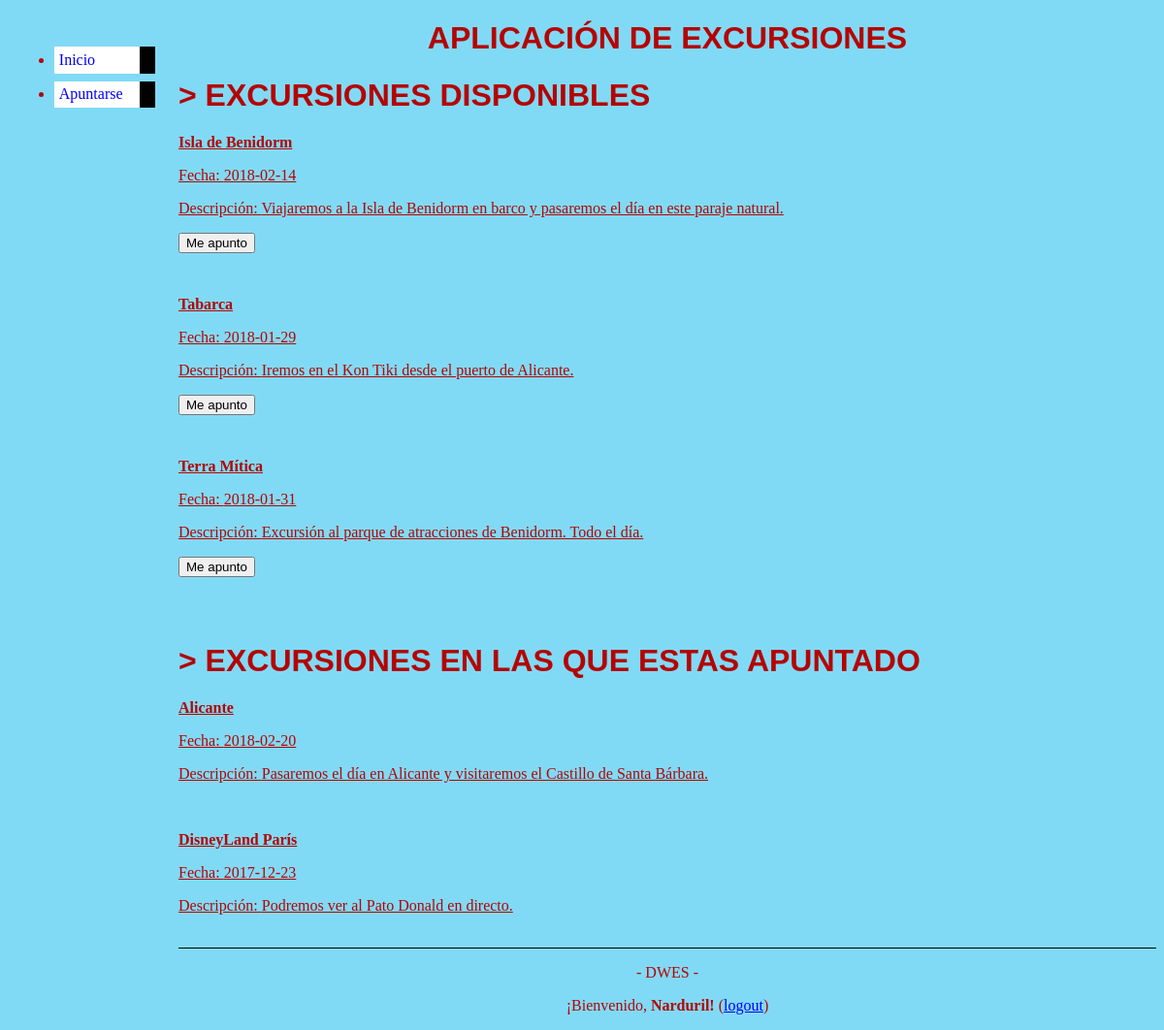
The app's page /index.php?action=apuntarse (signed in) with its own data.
### tables this page shows
CREATE TABLE `excursiones` (
  `titulo` varchar(20) NOT NULL,
  `fecha` date NOT NULL,
  `descripcion` varchar(200) NOT NULL
);

### app/Controller.php (called while the page is built, shortened)
<?php
	class Controller {
		public function apuntarse() {
			$m = new Model(Config::$mvc_bd_nombre, Config::$mvc_bd_usuario, Config::$mvc_bd_clave, Config::$mvc_bd_hostname);
			$noExcursiones = array('noExcursiones' => $m->excursionesNoApuntado(
				$_SESSION['usuario']
			));
			$excursiones = array('excursiones' => $m->excursionesApuntado(
				$_SESSION['usuario']
			));
			require __DIR__ . '/templates/apuntarse.php';
		}
	}
?>

### app/Model.php (called while the page is built, shortened)
<?php
	class Model {
		protected $conexion;
		public function __construct($dbname, $dbuser, $dbpass, $dbhost) {
			$mvc_bd_conexion = new mysqli($dbhost, $dbuser, $dbpass);
			$error = $mvc_bd_conexion->connect_errno;
			$mvc_bd_conexion->select_db($dbname);
			$mvc_bd_conexion->set_charset('utf8');
			$this->conexion = $mvc_bd_conexion;
		}
		private function listarExcursionesDB($sql) {
			$result = $this->conexion->query($sql);
			$excursiones = array();
			while ($row = $result->fetch_assoc()) {
				$excursiones[] = $row;
			}
			return $excursiones;
		}
		public function excursionesNoApuntado($usuario) {
			$usuario = htmlspecialchars($usuario);
			$sql = "SELECT * FROM excursiones WHERE titulo NOT IN (SELECT tituloExcursion FROM apuntados WHERE nickUsuario='".$usuario."')";
			return $this->listarExcursionesDB($sql);
		}
		public function excursionesApuntado($usuario) {
			$usuario = htmlspecialchars($usuario);
			$sql = "SELECT * FROM excursiones WHERE titulo IN (SELECT tituloExcursion FROM apuntados WHERE nickUsuario='".$usuario."')";
			return $this->listarExcursionesDB($sql);
		}
	}
?>

### app/templates/apuntarse.php (the view, shortened to what this page needs)
<h1>> EXCURSIONES DISPONIBLES</h1>
<?php foreach ($noExcursiones['noExcursiones'] as $excursion): ?>
<form name="formApuntarse" action="index.php?action=apuntarse" method="POST">
	<p style="text-decoration: underline;"><strong><?php echo $excursion['titulo']?></strong></p>
	<p style="text-decoration: underline;">Fecha: <?php echo $excursion['fecha']?></p>
	<p style="text-decoration: underline;">Descripción: <?php echo $excursion['descripcion']?></p>
	<input type="submit" value="Me apunto" name="apuntarse"/>
</form>
<br>
<?php endforeach; ?>
<br>
<h1>> EXCURSIONES EN LAS QUE ESTAS APUNTADO</h1>
<?php foreach ($excursiones['excursiones'] as $excursion): ?>
<p style="text-decoration: underline;"><strong><?php echo $excursion['titulo']?></strong></p>
<p style="text-decoration: underline;">Fecha: <?php echo $excursion['fecha']?></p>
<p style="text-decoration: underline;">Descripción: <?php echo $excursion['descripcion']?></p>
<br>
<?php endforeach; ?>
<?php $contenido = ob_get_clean() ?>
<?php include 'layout.php' ?>

### web/index.php (shortened to what this page needs)
<?php
	require_once __DIR__ . '/../app/Config.php';
	require_once __DIR__ . '/../app/Model.php';
	require_once __DIR__ . '/../app/Controller.php';
	$map = array(
		'inicio' => array('controller' => 'Controller', 'action' => 'inicio'),
		'nuevaExcursion' => array('controller' => 'Controller', 'action' => 'nuevaExcursion'),
		'borrarExcursion' => array('controller' => 'Controller', 'action' => 'borrarExcursion'),
		'registrarAlumno' => array('controller' => 'Controller', 'action' => 'registrarAlumno'),
		'borrarAlumno' => array('controller' => 'Controller', 'action' => 'borrarAlumno'),
		'verAlumnos' => array('controller' => 'Controller', 'action' => 'verAlumnos'),
		'verExcursiones' => array('controller' => 'Controller', 'action' => 'verExcursiones'),
		'ver' => array('controller' => 'Controller', 'action' => 'ver'),
		'apuntarse' => array('controller' => 'Controller', 'action' => 'apuntarse'),
		'eliminar' => array('controller' => 'Controller', 'action' => 'eliminar'),
		'logout' => array('controller' => 'Controller', 'action' => 'logout')
	);
	if(isset($_GET['action'])) {
		if(isset($map[$_GET['action']])) {
			$ruta = $_GET['action'];
		} else {
			header('Status: 404 Not Found');
			echo '<html><body><p>Error 404: No existe la ruta '.
			$_GET['action'].'</p></body></html>';
			exit;
		}
	} else {
		$ruta = 'inicio';
	}
	$controlador = $map[$ruta];
	if(method_exists($controlador['controller'], $controlador['action'])) {
		call_user_func(array(
			new $controlador['controller'], $controlador['action'])
		);
	} else {
		header('Status: 404 Not Found');
		echo '<html><body><p>Error 404: El controlador '.$controlador['controller'].'->'.$controlador['action'].' no existe</p></body></html>';
	}
?>

### app/templates/layout.php (shortened to what this page needs)
<!DOCTYPE html>
	<html lang="es">
		<head>
			<link rel="stylesheet" href="<?php echo'css/'.Config::$mvc_vis_css ?>"/>
		</head>
		<body>
			<header>
				<h1>Aplicación de Excursiones</h1>
			</header>
			<nav>
				<ul>
					<?php if(isset($_SESSION['usuario']) && $_SESSION['esProfesor'] == 0) {
							echo '<li><a href="index.php?action=apuntarse">Inicio</a></li>';
							echo '<li><a href="index.php?action=apuntarse">Apuntarse</a></li>';
						}
					?>
				</ul>
			</nav>
			<main>
				<?php echo $contenido ?>
			</main>
			<footer id="pie">
				<p>- DWES -</p>
				<?php if(isset($_SESSION['usuario'])) {
						echo '<p>¡Bienvenido, <strong>'.$_SESSION['usuario'].'!</strong> (<a href="index.php?action=logout">logout</a>)</p>';
					}
				?>
			</footer>
		</body>
	</html>

### web/css/style.css (style rules this page uses)
body { padding-left: 11em; font-family: Georgia, "Times New Roman", Times, serif; color: #B40404; background-color: #81DAF5; }
header { text-align: center; }
nav { list-style-type: none; padding: 0; margin: 0; position: absolute; top: 2em; left: 1em; width: 9em }
h1, h2 { font-family: Helvetica, Geneva, Arial, SunSans-Regular, sans-serif ; text-transform: uppercase; }
nav li { background: white; margin: 0.5em 0; padding: 0.3em; border-right: 1em solid black }
nav ul a { text-decoration: none }
a:link { color: blue }
main { display: block; margin: auto; width: auto; min-height:400px; }
label, input[type="submit"] { display: block; margin-top: 10px; margin-bottom: 10px; }
footer { border-top: 1px solid black; text-align:center; }

### records on screen
excursiones: titulo "Isla de Benidorm", fecha "2018-02-14", descripcion "Viajaremos a la Isla de Benidorm en barco y pasaremos el día en este paraje natural."
excursiones: titulo "Tabarca", fecha "2018-01-29", descripcion "Iremos en el Kon Tiki desde el puerto de Alicante."
excursiones: titulo "Terra Mítica", fecha "2018-01-31", descripcion "Excursión al parque de atracciones de Benidorm. Todo el día."
excursiones: titulo "Alicante", fecha "2018-02-20", descripcion "Pasaremos el día en Alicante y visitaremos el Castillo de Santa Bárbara."
excursiones: titulo "DisneyLand París", fecha "2017-12-23", descripcion "Podremos ver al Pato Donald en directo."

### other values on screen
$_SESSION['usuario'] "Narduril"
